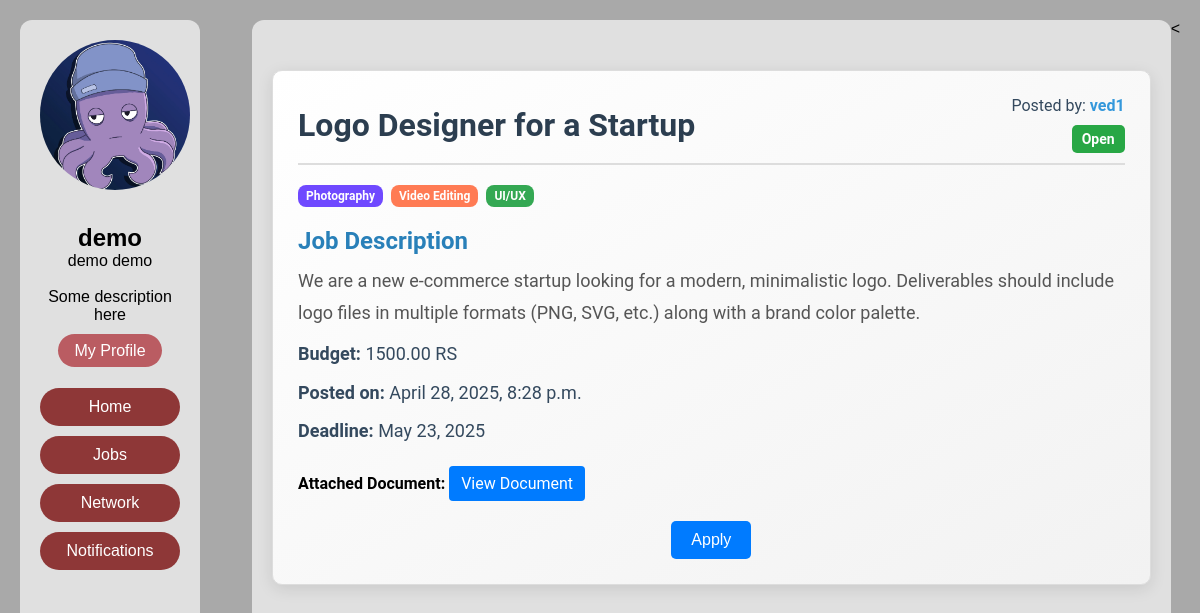
The page /job/15 (signed in) on the database its author committed.
### app1/models.py (models this page shows, shortened)
class Profile(models.Model):
    user=models.ForeignKey(settings.AUTH_USER_MODEL,on_delete=models.CASCADE,related_name='profiles')
    introduction=models.TextField(blank=True,null=True)
    profile_pic=models.ImageField(upload_to='profile_pics',blank=True,null=True)
    skills = models.CharField(max_length=50,blank=True, null=True)
    experience = models.PositiveIntegerField(default=0, help_text="Years of experience in freelancing or related work.")
    resume = models.FileField(upload_to='profile_resume/', blank=True, null=True)  # Optional document attachment

class CustomUser(AbstractBaseUser, PermissionsMixin):
    email = models.EmailField(unique=True)
    username = models.CharField(max_length=150, unique=True)
    first_name = models.CharField(max_length=30)
    last_name = models.CharField(max_length=30)
    password = models.CharField(max_length=255)
    is_active = models.BooleanField(default=True)
    is_staff = models.BooleanField(default=False)
    objects = CustomUserManager()
    USERNAME_FIELD = 'email'  # Login by email
    REQUIRED_FIELDS = ['username', 'first_name', 'last_name']  # Additional required fields

class Job(models.Model):
    STATUS_CHOICES = [
        ('open', 'Open'),
        ('in_progress', 'In Progress'),
        ('completed', 'Completed'),
        ('closed', 'Closed'),
    ]
    user = models.ForeignKey(settings.AUTH_USER_MODEL, on_delete=models.CASCADE, related_name='jobs')  # The user who posted the job
    title = models.CharField(max_length=255)  # Job title
    description = models.TextField()  # Job description
    document = models.FileField(upload_to='job_documents/', blank=True, null=True)  # Optional document attachment
    time_posted = models.DateTimeField(auto_now_add=True)  # Time when the job was posted
    deadline = models.DateField(blank=True, null=True)  # deadline for the job
    budget = models.DecimalField(max_digits=10, decimal_places=2, blank=True, null=True)  # Budget for the job
    status = models.CharField(max_length=20, choices=STATUS_CHOICES, default='open')  # Job status
    skills_required = models.CharField(max_length=255, blank=True, null=True)  # Skills required for the job
    working_user = models.ForeignKey(settings.AUTH_USER_MODEL, on_delete=models.SET_NULL, null=True, blank=True, related_name='working_jobs')  # The user currently working on the job
    payout_request = models.BooleanField(default=False)

### app1/views.py (the view, shortened to what this page needs)
# urls.py: path('job/<int:id>',Jobview.as_view(),name="job"),
class Jobview(LoginRequiredMixin,View):
    login_url='login'
    def get(self,request,id):
        c_job=Job.objects.get(id=id)
        application = Applications.objects.filter(sending_user=request.user, job=c_job).first()
        if c_job.skills_required:
            c_job.skills_required = c_job.skills_required.split(',')
        return render(request,'job.html',{'job':c_job,'application':application})

### app1/context_processors.py (called while the page is built)
def Base(request):
    if request.user.is_authenticated:
        try:
            lp = Profile.objects.get(user=request.user)
        except Profile.DoesNotExist:
            lp = None
        return {'lp': lp}
    return {}

### app1/templates/job.html (shortened to what this page needs)
{% extends 'base.html' %}
{% load static%}
{% block head %}
<link rel="stylesheet" href="{% static 'css/job.css' %}">
{% endblock %}
{% block maincontent %}
<div class="job-container">
    <div class="job-header">
        <h1 class="job-title">{{ job.title }}</h1>
        <div class="job-header-meta">
            <p class="job-posted-by">Posted by: <span>{{ job.user.username }}</span></p>
            <span class="job-status {{ job.status|lower }}">{{ job.status }}</span>
        </div>
    </div>
    <div class="skill-buttons">
        {% for skill in job.skills_required %}
            <span class="skill-badge skill-color-{{ forloop.counter|slice:":5" }}">
                {{ skill }}
            </span>
        {% endfor %}
    </div>
    <div class="job-description-section">
        <h3>Job Description</h3>
        <p>{{ job.description }}</p>
    </div>
    <div class="job-other-details">
        <p><strong>Budget:</strong> {{ job.budget }} RS</p>
        <p><strong>Posted on:</strong> {{ job.time_posted|date:"F j, Y, g:i a" }}</p>
        <p><strong>Deadline:</strong> {{ job.deadline|date:"F j, Y" }}</p>
    </div>
    {% if job.document %}
    <div class="job-document-section">
        <strong>Attached Document:</strong>
        <a href="{{ job.document.url }}" target="_blank">View Document</a>
    </div>
    {% endif %}
    {% if job.user == request.user %}
    <div class="submit-button-container">
        <a href="{% url 'applications' job.id %}"> <button class="submit-button" type="submit">View application</button></a>
    </div>
    {% elif application %}
    <div class="submit-button-container">
        <button class="submit-button" type="submit">Applied</button>
    </div>
{% else %}
    <form method="post">
        <div class="submit-button-container">
            <button class="submit-button" type="submit">Apply</button>
        </div>
    </form>
{% endif %}
</div>
</div>
<
{% endblock %}

### app1/templates/base.html (shortened to what this page needs)
{% load static %}
<!DOCTYPE html>
<html lang="en">
<head>
    <link rel="stylesheet" href="{% static 'css/base.css' %}">
    {% block head %}
    {% endblock %}
</head>
<body>
    <div class="sidebar">
        <div class="profile-card">
            {% if  lp.profile_pic %}
             <img src="{{ lp.profile_pic.url }}" alt="Profile Image" class="profile-pic">
            {% else %}
            <img src="https://i.pinimg.com/736x/b1/48/8f/b1488fdac4488b4a116c6964c1735f60.jpg" alt="Profile Image" class="profile-pic">
            {% endif %}
            <h2>{{ request.user.username }}</h2>
            <p>{{ request.user.first_name }} {{ request.user.last_name }}</p><br>
            <p>Some description here<br><br>
            <a href="{% url 'user_profile' request.user.id %}" class="profile-button">My Profile</a>
        </div><br>
        <nav>
            <ul>
                <li><a href="{% url 'home' %}">Home</a></li>
                <li><a href="{% url 'myjobs' %}">Jobs</a></li>
                <li><a href="{% url 'profiles' %}">Network</a></li>
                <li><a href="">Notifications</a></li>
            </ul>
        </nav>
    </div>
        <div class="main-feed">
            {% block maincontent %}
            {% endblock %}
</body>
</html>

### app1/static/css/base.css (style rules this page uses)
* { margin: 0; padding: 0; box-sizing: border-box; }
body { font-family: Arial, sans-serif; background-color: #A9A9A9; color: black; display: flex; justify-content: center; margin-top: 20px; margin-left: 20px; margin-right: 20px; }
.sidebar { width: 15%; padding: 20px; background-color: #E0E0E0; position: fixed; height: calc(100vh - 40px); top: 20px; left: 20px; margin-right: 20px; border-radius: 12px; }
.main-feed { margin-left: 20%; width: 80%; padding: 20px; background-color: #E0E0E0; height: calc(100vh - 40px); overflow-y: scroll; border-radius: 12px; -ms-overflow-style: none; scrollbar-width: none; }
.profile-card { text-align: center; }
.profile-card img { border-radius: 50%; width: 150px; height: 150px; margin-bottom: 30px; }
.profile-button { background-color: rgb(186, 92, 98); border: none; color: #fff; padding: 8px 16px; border-radius: 20px; cursor: pointer; text-decoration: none; }
nav ul { list-style: none; padding: 0; }
nav ul li { margin: 10px 0; }
nav ul li a { text-decoration: none; color: #fff; background-color: rgb(142, 55, 55); padding: 10px; border-radius: 20px; display: block; text-align: center; }

### app1/static/css/job.css (style rules this page uses)
.job-container { max-width: 900px; margin: 30px auto; padding: 25px; border: 1px solid #ddd; border-radius: 10px; background: linear-gradient(to bottom right, #ffffff, #f2f2f2); box-shadow: 0 4px 16px rgba(0, 0, 0, 0.1); font-family: 'Roboto', sans-serif; }
.job-header { display: flex; justify-content: space-between; align-items: center; border-bottom: 2px solid #ddd; margin-bottom: 20px; padding-bottom: 10px; }
.job-title { font-size: 32px; font-weight: 700; color: #2c3e50; margin: 0; }
.job-header-meta { text-align: right; }
.job-posted-by { font-size: 16px; margin: 0; color: #34495e; }
.job-posted-by span { font-weight: 600; color: #3498db; }
.job-status { display: inline-block; padding: 6px 10px; border-radius: 5px; font-size: 14px; font-weight: 600; text-transform: capitalize; margin-top: 10px; }
.job-status.open { background-color: #28a745; color: #fff; }
.job-details p, .job-other-details p { font-size: 18px; line-height: 1.6; margin: 10px 0; color: #34495e; }
.job-description-section h3 { margin-top: 20px; font-size: 24px; font-weight: 600; color: #2980b9; }
.job-description-section p { font-size: 18px; line-height: 1.8; color: #555; margin-top: 10px; }
.job-document-section a { display: inline-block; margin-top: 10px; padding: 8px 12px; background-color: #007bff; color: #fff; text-decoration: none; border-radius: 4px; transition: background-color 0.3s ease; }
.skill-buttons { display: flex; flex-wrap: wrap; gap: 0.5rem; margin-top: 0.5rem; }
.skill-badge { color: #fff; padding: 0.25rem 0.5rem; border-radius: 0.5rem; font-size: 0.75rem; font-weight: 600; text-transform: capitalize; transition: background-color 0.3s ease; }
.skill-color-1 { background-color: #6f49ff; }
.skill-color-2 { background-color: #ff7b54; }
.skill-color-3 { background-color: #34a853; }
.submit-button-container { display: flex; justify-content: center; margin-top: 20px; }
.submit-button { background-color: #007bff; color: #fff; border: none; padding: 10px 20px; font-size: 16px; border-radius: 5px; cursor: pointer; transition: background-color 0.3s ease; }

### rows shown on the page
Profile: profile_pic (picture)
CustomUser: user.username "demo", user.first_name "demo", user.last_name "demo"
Job: title "Logo Designer for a Startup", user.username "ved1", status "Open", description "We are a new e-commerce startup looking for a modern, minimalistic logo. Deliverables should include logo files in multiple formats (PNG, SVG, etc.) along with a brand color palette.", budget "1500.00", time_posted "April 28, 2025, 8:28 p.m.", deadline "May 23, 2025"

### other values the page prints
{{ skill }} "Photography" "Video Editing" "UI/UX"
